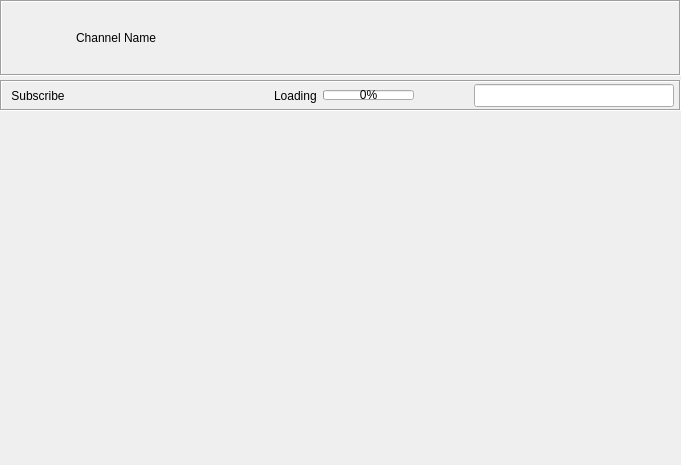
<?xml version="1.0" encoding="UTF-8"?>
<ui version="4.0">
 <class>GxsChannelPostsWidget</class>
 <widget class="QWidget" name="GxsChannelPostsWidget">
  <property name="geometry">
   <rect>
    <x>0</x>
    <y>0</y>
    <width>681</width>
    <height>465</height>
   </rect>
  </property>
  <layout class="QVBoxLayout" name="verticalLayout_2">
   <property name="spacing">
    <number>4</number>
   </property>
   <property name="leftMargin">
    <number>0</number>
   </property>
   <property name="topMargin">
    <number>0</number>
   </property>
   <property name="rightMargin">
    <number>0</number>
   </property>
   <property name="bottomMargin">
    <number>0</number>
   </property>
   <item>
    <widget class="QFrame" name="headFrame">
     <property name="frameShape">
      <enum>QFrame::Box</enum>
     </property>
     <property name="frameShadow">
      <enum>QFrame::Sunken</enum>
     </property>
     <layout class="QHBoxLayout" name="horizontalLayout_3">
      <property name="leftMargin">
       <number>4</number>
      </property>
      <property name="topMargin">
       <number>4</number>
      </property>
      <property name="rightMargin">
       <number>4</number>
      </property>
      <property name="bottomMargin">
       <number>4</number>
      </property>
      <item>
       <widget class="QLabel" name="logoLabel">
        <property name="minimumSize">
         <size>
          <width>64</width>
          <height>64</height>
         </size>
        </property>
        <property name="maximumSize">
         <size>
          <width>64</width>
          <height>64</height>
         </size>
        </property>
        <property name="text">
         <string/>
        </property>
        <property name="pixmap">
         <pixmap resource="../images.qrc">:/images/channels.png</pixmap>
        </property>
        <property name="scaledContents">
         <bool>true</bool>
        </property>
       </widget>
      </item>
      <item>
       <widget class="StyledLabel" name="nameLabel">
        <property name="palette">
         <palette>
          <active/>
          <inactive/>
          <disabled/>
         </palette>
        </property>
        <property name="text">
         <string notr="true">Channel Name</string>
        </property>
        <property name="scaledContents">
         <bool>true</bool>
        </property>
       </widget>
      </item>
     </layout>
    </widget>
   </item>
   <item>
    <widget class="QFrame" name="toolBarFrame">
     <property name="frameShape">
      <enum>QFrame::Box</enum>
     </property>
     <property name="frameShadow">
      <enum>QFrame::Sunken</enum>
     </property>
     <layout class="QHBoxLayout" name="horizontalLayout_2">
      <property name="leftMargin">
       <number>2</number>
      </property>
      <property name="topMargin">
       <number>2</number>
      </property>
      <property name="rightMargin">
       <number>5</number>
      </property>
      <property name="bottomMargin">
       <number>2</number>
      </property>
      <item>
       <widget class="SubscribeToolButton" name="subscribeToolButton">
        <property name="sizePolicy">
         <sizepolicy hsizetype="Fixed" vsizetype="Preferred">
          <horstretch>0</horstretch>
          <verstretch>0</verstretch>
         </sizepolicy>
        </property>
        <property name="text">
         <string notr="true">Subscribe</string>
        </property>
        <property name="autoRaise">
         <bool>true</bool>
        </property>
       </widget>
      </item>
      <item>
       <widget class="QToolButton" name="postButton">
        <property name="focusPolicy">
         <enum>Qt::NoFocus</enum>
        </property>
        <property name="toolTip">
         <string>Post to Channel</string>
        </property>
        <property name="icon">
         <iconset resource="../images.qrc">
          <normaloff>:/images/mail_send.png</normaloff>:/images/mail_send.png</iconset>
        </property>
        <property name="iconSize">
         <size>
          <width>32</width>
          <height>16</height>
         </size>
        </property>
        <property name="autoRaise">
         <bool>true</bool>
        </property>
       </widget>
      </item>
      <item>
       <spacer name="horizontalSpacer">
        <property name="orientation">
         <enum>Qt::Horizontal</enum>
        </property>
        <property name="sizeType">
         <enum>QSizePolicy::MinimumExpanding</enum>
        </property>
        <property name="sizeHint" stdset="0">
         <size>
          <width>0</width>
          <height>0</height>
         </size>
        </property>
       </spacer>
      </item>
      <item>
       <widget class="QLabel" name="loadingLabel">
        <property name="text">
         <string>Loading</string>
        </property>
       </widget>
      </item>
      <item>
       <widget class="QProgressBar" name="progressBar">
        <property name="sizePolicy">
         <sizepolicy hsizetype="Minimum" vsizetype="Fixed">
          <horstretch>0</horstretch>
          <verstretch>0</verstretch>
         </sizepolicy>
        </property>
        <property name="maximumSize">
         <size>
          <width>16777215</width>
          <height>10</height>
         </size>
        </property>
        <property name="maximum">
         <number>1000</number>
        </property>
        <property name="value">
         <number>0</number>
        </property>
       </widget>
      </item>
      <item>
       <layout class="QHBoxLayout" name="viewModeLayout">
        <property name="spacing">
         <number>0</number>
        </property>
        <item>
         <widget class="QToolButton" name="feedToolButton">
          <property name="toolTip">
           <string>Show feeds</string>
          </property>
          <property name="icon">
           <iconset resource="../images.qrc">
            <normaloff>:/images/view-feeds.png</normaloff>:/images/view-feeds.png</iconset>
          </property>
          <property name="checkable">
           <bool>true</bool>
          </property>
          <property name="autoRaise">
           <bool>true</bool>
          </property>
         </widget>
        </item>
        <item>
         <widget class="QToolButton" name="fileToolButton">
          <property name="toolTip">
           <string>Show files</string>
          </property>
          <property name="icon">
           <iconset resource="../images.qrc">
            <normaloff>:/images/view-files.png</normaloff>:/images/view-files.png</iconset>
          </property>
          <property name="checkable">
           <bool>true</bool>
          </property>
          <property name="autoRaise">
           <bool>true</bool>
          </property>
         </widget>
        </item>
       </layout>
      </item>
      <item>
       <widget class="LineEditClear" name="filterLineEdit">
        <property name="sizePolicy">
         <sizepolicy hsizetype="Preferred" vsizetype="Preferred">
          <horstretch>0</horstretch>
          <verstretch>0</verstretch>
         </sizepolicy>
        </property>
        <property name="minimumSize">
         <size>
          <width>200</width>
          <height>0</height>
         </size>
        </property>
        <property name="maximumSize">
         <size>
          <width>200</width>
          <height>16777215</height>
         </size>
        </property>
        <property name="toolTip">
         <string>Search channels</string>
        </property>
        <property name="frame">
         <bool>true</bool>
        </property>
       </widget>
      </item>
     </layout>
    </widget>
   </item>
   <item>
    <widget class="GxsChannelFilesWidget" name="fileWidget" native="true">
     <property name="sizePolicy">
      <sizepolicy hsizetype="Preferred" vsizetype="Expanding">
       <horstretch>0</horstretch>
       <verstretch>0</verstretch>
      </sizepolicy>
     </property>
    </widget>
   </item>
   <item>
    <widget class="RSFeedWidget" name="feedWidget" native="true">
     <property name="sizePolicy">
      <sizepolicy hsizetype="Expanding" vsizetype="Expanding">
       <horstretch>0</horstretch>
       <verstretch>0</verstretch>
      </sizepolicy>
     </property>
    </widget>
   </item>
  </layout>
  <action name="actionFeeds">
   <property name="text">
    <string>Feeds</string>
   </property>
  </action>
  <action name="actionFiles">
   <property name="text">
    <string>Files</string>
   </property>
  </action>
  <zorder>toolBarFrame</zorder>
  <zorder>headFrame</zorder>
  <zorder>feedWidget</zorder>
  <zorder>fileWidget</zorder>
 </widget>
 <customwidgets>
  <customwidget>
   <class>LineEditClear</class>
   <extends>QLineEdit</extends>
   <header location="global">gui/common/LineEditClear.h</header>
  </customwidget>
  <customwidget>
   <class>SubscribeToolButton</class>
   <extends>QToolButton</extends>
   <header>gui/common/SubscribeToolButton.h</header>
  </customwidget>
  <customwidget>
   <class>RSFeedWidget</class>
   <extends>QWidget</extends>
   <header>gui/common/RSFeedWidget.h</header>
   <container>1</container>
  </customwidget>
  <customwidget>
   <class>GxsChannelFilesWidget</class>
   <extends>QWidget</extends>
   <header>gui/gxschannels/GxsChannelFilesWidget.h</header>
   <container>1</container>
  </customwidget>
  <customwidget>
   <class>StyledLabel</class>
   <extends>QLabel</extends>
   <header>gui/common/StyledLabel.h</header>
  </customwidget>
 </customwidgets>
 <resources>
  <include location="../images.qrc"/>
 </resources>
 <connections/>
</ui>
